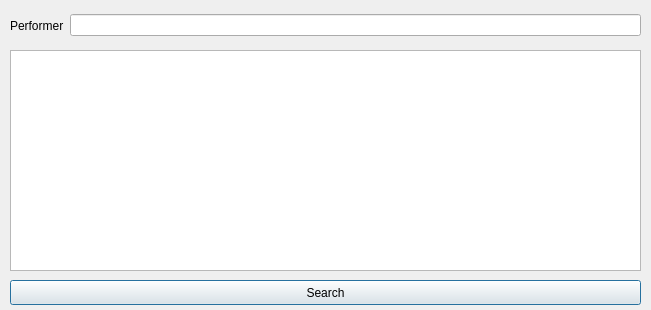
<?xml version="1.0" encoding="UTF-8"?>
<ui version="4.0">
 <class>PerformerTasksDialog</class>
 <widget class="QDialog" name="PerformerTasksDialog">
  <property name="geometry">
   <rect>
    <x>0</x>
    <y>0</y>
    <width>651</width>
    <height>310</height>
   </rect>
  </property>
  <property name="windowTitle">
   <string>Dialog</string>
  </property>
  <widget class="QWidget" name="horizontalLayoutWidget">
   <property name="geometry">
    <rect>
     <x>10</x>
     <y>10</y>
     <width>631</width>
     <height>31</height>
    </rect>
   </property>
   <layout class="QHBoxLayout" name="horizontalLayout">
    <item>
     <widget class="QLabel" name="label">
      <property name="text">
       <string>Performer</string>
      </property>
     </widget>
    </item>
    <item>
     <widget class="QLineEdit" name="editPerformer"/>
    </item>
   </layout>
  </widget>
  <widget class="QTextEdit" name="output">
   <property name="geometry">
    <rect>
     <x>10</x>
     <y>50</y>
     <width>631</width>
     <height>221</height>
    </rect>
   </property>
  </widget>
  <widget class="QPushButton" name="searchButton">
   <property name="geometry">
    <rect>
     <x>10</x>
     <y>280</y>
     <width>631</width>
     <height>25</height>
    </rect>
   </property>
   <property name="text">
    <string>Search</string>
   </property>
  </widget>
 </widget>
 <resources/>
 <connections/>
</ui>
